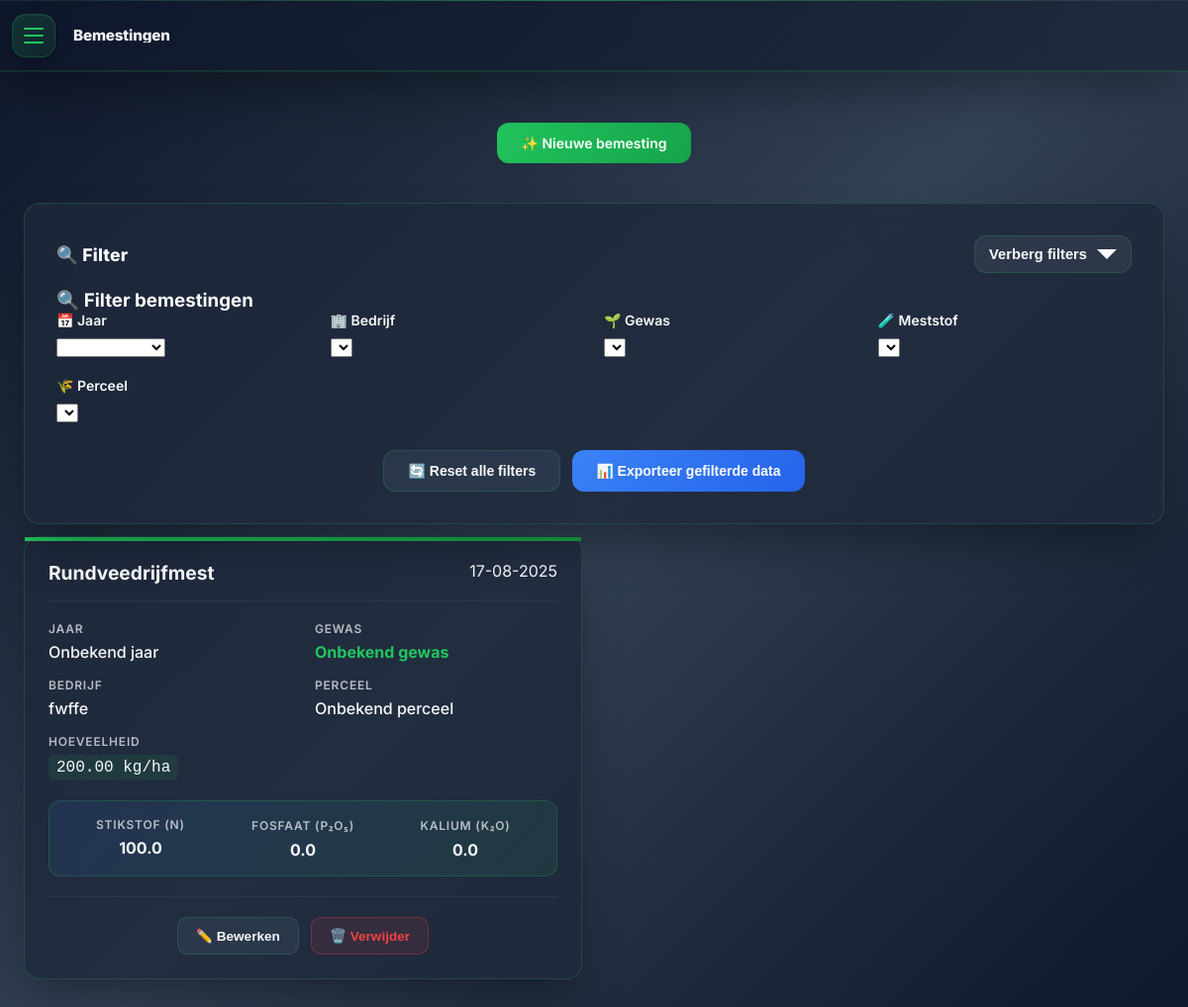
/bemestingen/ (signed in), run on an earlier commit of the app's database.
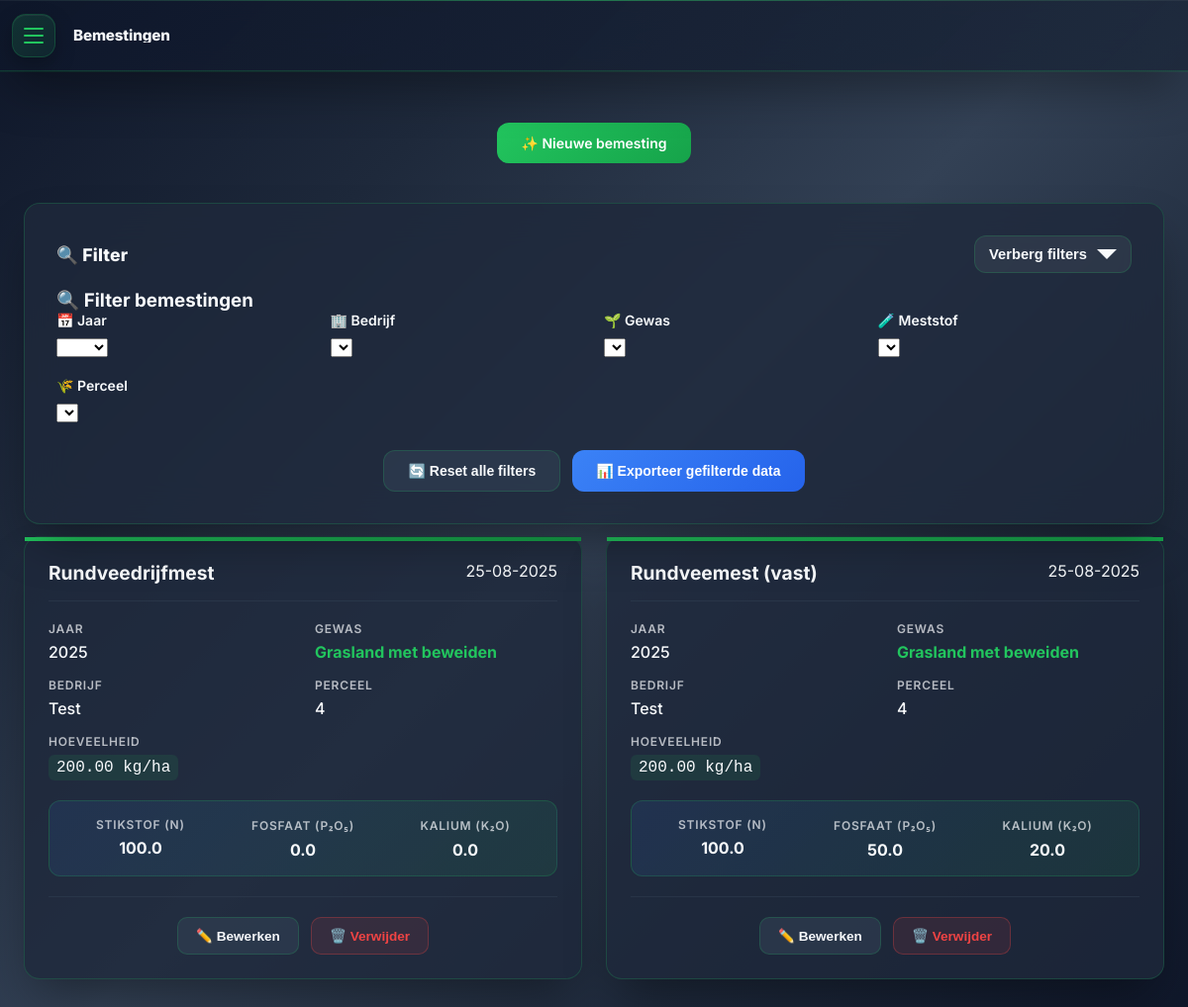
And on a later commit of the database.
### tables this page shows
CREATE TABLE bemestingen (
    id TEXT PRIMARY KEY,                -- UUID van deze bemesting
    gebruiksnorm_id TEXT NOT NULL,      -- UUID uit gebruiksnormen (gebruiksnormen.id)
    bedrijf_id TEXT NOT NULL,           -- UUID uit bedrijven
    perceel_id TEXT NOT NULL,           -- UUID uit percelen
    meststof_id TEXT NOT NULL,          -- UUID uit universal_fertilizers
    datum DATE NOT NULL,
    hoeveelheid_kg_ha REAL NOT NULL,
    n_kg_ha REAL NOT NULL,        -- Stikstof hoeveelheid in kg/ha
    p2o5_kg_ha REAL NOT NULL,  -- Fosfaat hoeveelheid in kg/ha
    k2o_kg_ha REAL NOT NULL,  -- Kalium hoeveelheid in kg/ha
    eigen_bedrijf INTEGER DEFAULT 0,    -- 1 = ja, 0 = nee
    notities TEXT
);

### app/bemestingen/routes.py (the view, shortened to what this page needs)
@bemestingen_bp.route('/')
@login_required
def bemestingen():
    conn = db.get_connection()
    c = conn.cursor()
    try:
        c.execute('''
            SELECT
                b.id,
                b.datum,
                COALESCE(sgm.gewas, 'Onbekend gewas') as gewas,
                COALESCE(g.jaar, 'Onbekend jaar') as jaar,
                COALESCE(p.perceelnaam, 'Onbekend perceel') as perceelnaam,
                COALESCE(bedr.naam, 'Onbekend bedrijf') as bedrijfsnaam,
                COALESCE(u.meststof, 'Onbekende meststof') as meststof,
                b.hoeveelheid_kg_ha,
                b.n_kg_ha,
                b.p2o5_kg_ha,
                b.k2o_kg_ha,
                b.eigen_bedrijf,
                b.notities
            FROM bemestingen b
            LEFT JOIN gebruiksnormen g ON b.gebruiksnorm_id = g.id
            LEFT JOIN stikstof_gewassen_normen sgm ON g.gewas_id = sgm.id
            LEFT JOIN percelen p ON b.perceel_id = p.id
            LEFT JOIN bedrijven bedr ON b.bedrijf_id = bedr.id
            LEFT JOIN universal_fertilizers u ON b.meststof_id = u.id
            ORDER BY
                CASE WHEN b.datum IS NULL THEN 1 ELSE 0 END,
                b.datum DESC
        ''')
        bemestingen = c.fetchall()
        total_count = c.execute('SELECT COUNT(*) FROM bemestingen').fetchone()[0]
        logger.info(f"Totaal bemestingen in database: {total_count}")
        logger.info(f"Bemestingen getoond na JOIN: {len(bemestingen)}")
        c.execute('SELECT id, meststof, n, p2o5, k2o, toepassing FROM universal_fertilizers ORDER BY meststof')
        meststoffen = c.fetchall()
    except Exception as e:
        logger.error(f"Fout bij ophalen bemestingen: {e}")
        flash("Fout bij ophalen bemestingen.", "danger")
        bemestingen = []
        meststoffen = []
    finally:
        conn.close()
    return render_template('bemestingen/bemestingen.html',
                         bemestingen=bemestingen,
                         meststoffen=meststoffen)

### app/gebruikers/auth_utils.py (called while the page is built)
def login_required(f):
    @wraps(f)
    def wrapper(*args, **kwargs):
        if 'user_id' not in session:
            flash("Log eerst in om verder te gaan.", "warning")
            return redirect(url_for('gebruikers.login'))
        return f(*args, **kwargs)
    return wrapper

### app/models/database_beheer.py (called while the page is built)
def get_connection():
    return sqlite3.connect(DB_NAME)

### app/bemestingen/templates/bemestingen/bemestingen.html (shortened to what the changed rows need)
<!DOCTYPE html>
<html lang="nl">
<head>
  <link rel="stylesheet" href="{{ url_for('static', filename='css/quantum-navigation.css') }}">
  <link rel="stylesheet" href="https://cdn.jsdelivr.net/npm/choices.js@10.2.0/public/assets/styles/choices.min.css">
  <link rel="stylesheet" href="{{ url_for('static', filename='css/filter.css') }}">
  <link rel="stylesheet" href="{{ url_for('bemestingen.static', filename='css/modal_bemestingen_bewerken_style.css') }}">
</head>
<body>
  <div class="container">
    <div class="data-container">
      {% if bemestingen %}
      <div class="modern-grid" id="bemestingen-grid">
        {% for b in bemestingen %}
        <div class="data-card"
             data-id="{{ b[0] }}"
             data-jaar="{{ b[3] }}"
             data-bedrijf="{{ b[5] }}"
             data-gewas="{{ b[2] }}"
             data-meststof="{{ b[6] }}"
             data-perceel="{{ b[4] }}"
             data-datum="{{ b[1] }}"
             data-hoeveelheid="{{ b[7] }}"
             data-stikstof="{{ b[8] }}"
             data-fosfaat="{{ b[9] }}"
             data-kalium="{{ b[10] }}"
             data-eigen-bedrijf="{{ 1 if b[11] else 0 }}"
             data-notities="{{ b[12] or '' }}">
          <div class="card-header">
            <div class="card-title">{{ b[6] or 'Onbekende meststof' }}</div>
            <div class="card-date">{{ b[1] or '-' }}</div>
          </div>
          <div class="card-content">
            <div>
              <div class="card-label">Jaar</div>
              <div class="card-value">{{ b[3] or '-' }}</div>
            </div>
            <div>
              <div class="card-label">Gewas</div>
              <div class="card-value" style="color:var(--quantum-accent);font-weight:700">{{ b[2] or '-' }}</div>
            </div>
            <div>
              <div class="card-label">Bedrijf</div>
              <div class="card-value">{{ b[5] or '-' }}</div>
            </div>
            <div>
              <div class="card-label">Perceel</div>
              <div class="card-value">{{ b[4] or '-' }}</div>
            </div>
            <div>
              <div class="card-label">Hoeveelheid</div>
              <div class="card-value number">{{ "%.2f"|format(b[7]) if b[7] is not none else '-' }} kg/ha</div>
            </div>
          </div>
          <div class="card-npk">
            <div class="npk-item">
              <div class="npk-label">Stikstof (N)</div>
              <div class="npk-value">{{ "%.1f"|format(b[8]) if b[8] is not none else '-' }}</div>
            </div>
            <div class="npk-item">
              <div class="npk-label">Fosfaat (P₂O₅)</div>
              <div class="npk-value">{{ "%.1f"|format(b[9]) if b[9] is not none else '-' }}</div>
            </div>
            <div class="npk-item">
              <div class="npk-label">Kalium (K₂O)</div>
              <div class="npk-value">{{ "%.1f"|format(b[10]) if b[10] is not none else '-' }}</div>
            </div>
          </div>
          <div class="card-actions">
            <button type="button" onclick="openEditDialog('{{ b[0] }}')" class="btn-edit">✏️ Bewerken</button>
            <form method="POST" action="{{ url_for('bemestingen.bemesting_verwijderen', id=b[0]) }}" style="display:inline;" onsubmit="return confirm('Weet je zeker dat je deze bemesting wilt verwijderen?')">
              <button type="submit" class="danger-btn">🗑️ Verwijder</button>
            </form>
          </div>
        </div>
        {% endfor %}
      </div>
      {% else %}
      <div class="no-data">
        <h3>🤷‍♂️ Geen bemestingen gevonden</h3>
        <p>Er zijn nog geen bemestingen toegevoegd aan het systeem.</p>
        <a href="{{ url_for('bemestingen.bemestingen_nieuw') }}" class="action-btn">✨ Voeg de eerste bemesting toe</a>
      </div>
      {% endif %}
    </div>
  </div>
</body>
</html>

What changed in the data, as far as the page shows it:
removed bemestingen: b "Rundveedrijfmest", datum "17-08-2025", b "Onbekend jaar", b "Onbekend gewas", b "fwffe", b "Onbekend perceel", hoeveelheid_kg_ha "200.00", n_kg_ha "100.0", p2o5_kg_ha "0.0", k2o_kg_ha "0.0"
added bemestingen: b "Rundveedrijfmest", datum "25-08-2025", b "2025", b "Grasland met beweiden", b "Test", b "4", hoeveelheid_kg_ha "200.00", n_kg_ha "100.0", p2o5_kg_ha "0.0", k2o_kg_ha "0.0"
added bemestingen: b "Rundveemest (vast)", datum "25-08-2025", b "2025", b "Grasland met beweiden", b "Test", b "4", hoeveelheid_kg_ha "200.00", n_kg_ha "100.0", p2o5_kg_ha "50.0", k2o_kg_ha "20.0"
